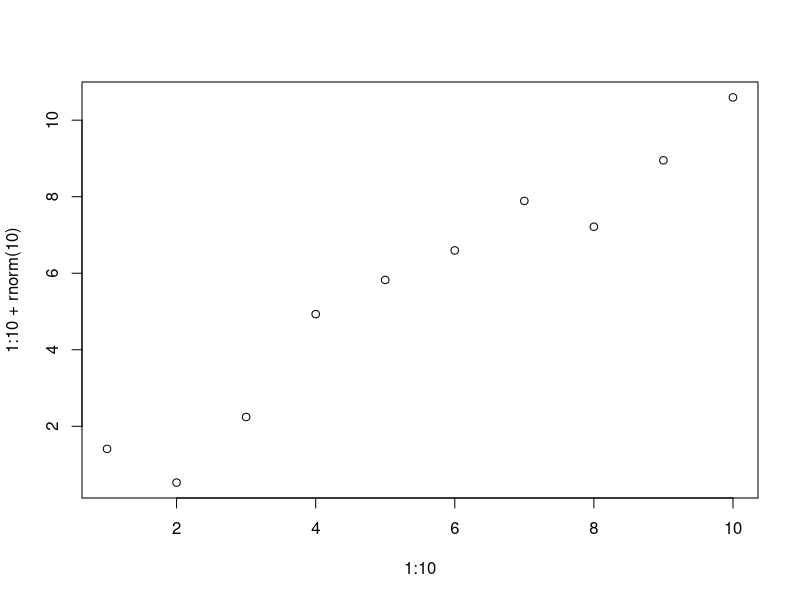

Recreate this plot in R.
## ---- chunk 1
options(htmltools.dir.version = FALSE)
## ---- chunk 2
my_function_name <- function(arg1, arg2) {
  # arg1 & arg2 = numeric vectors of identical lengths
  plot(arg1, arg2)
}
## ---- chunk 3
plot(1:10, 1:10 + rnorm(10))
